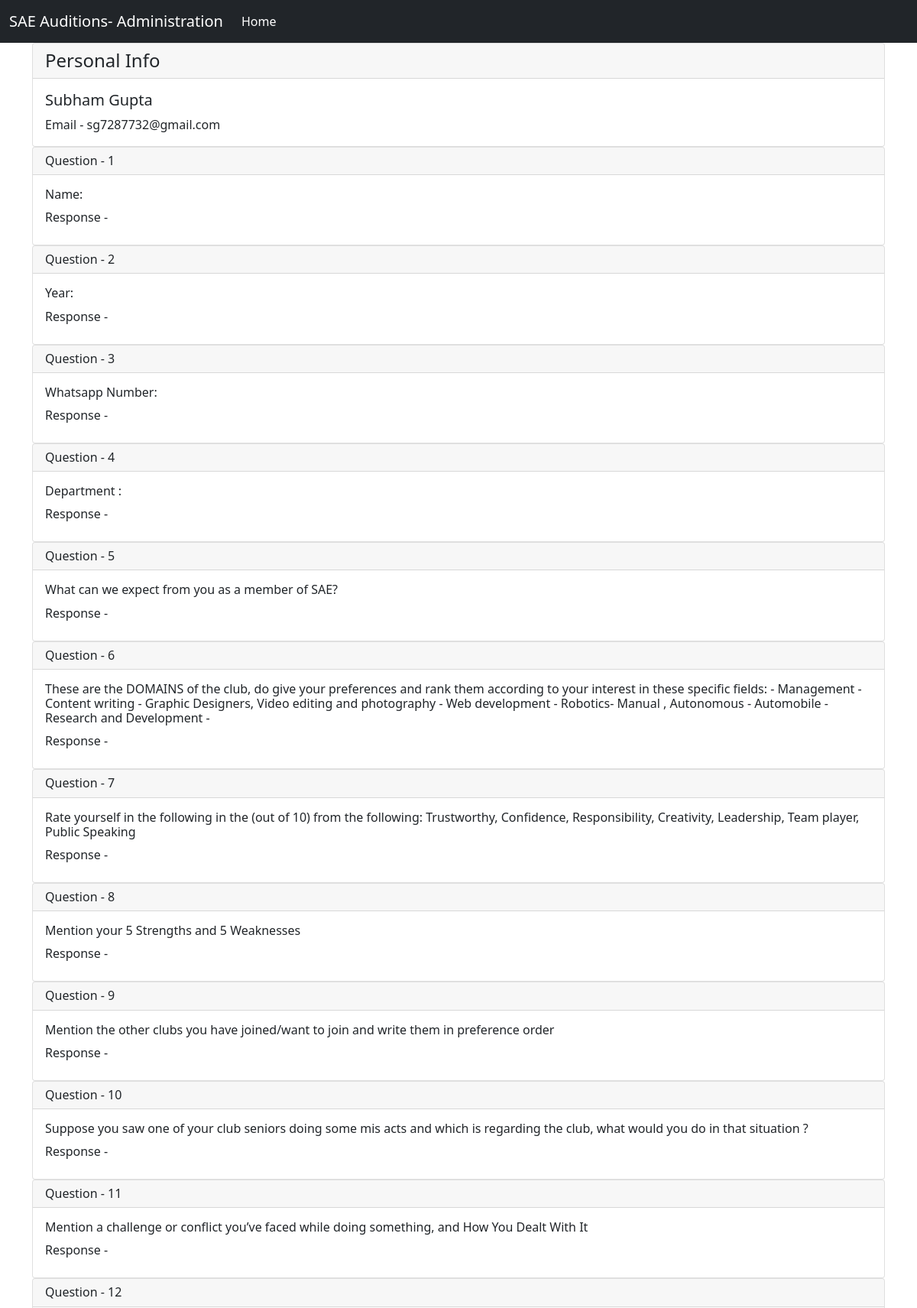
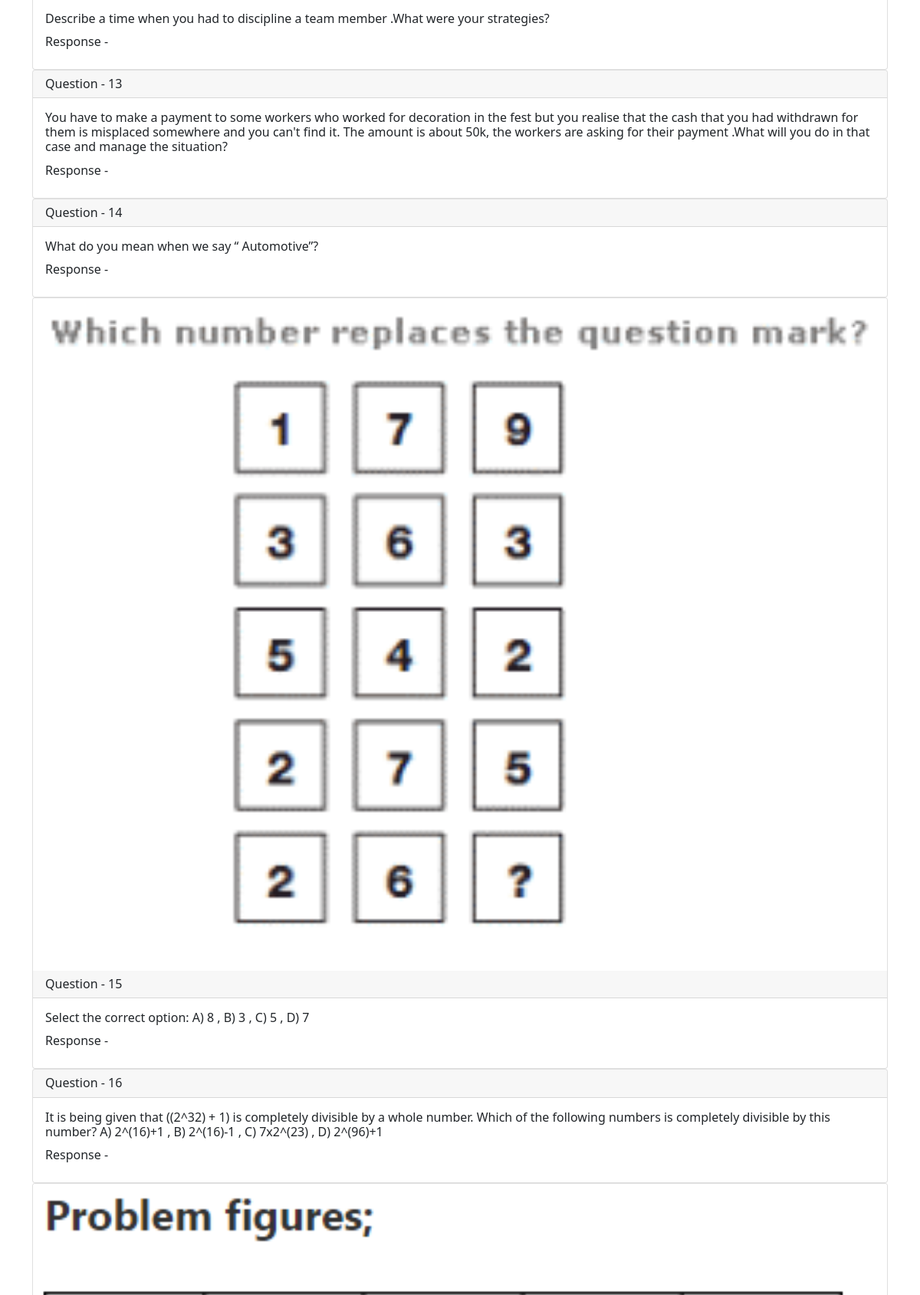
The page /administrator/response_detail/29 (upper part) on the database its author committed (2 pictures, top to bottom).
### accounts/models.py (models this page shows, shortened)
class Profile(models.Model):
    status = [
        (1,'NOT_EVALUATED'),
        (2,'EVALUATED'),
        (3,'ELIMINATED'),
    ]
    user = models.OneToOneField(User,on_delete=CASCADE)
    curr_round = models.IntegerField(default=1)
    current_status = models.IntegerField(choices=status,default=1)
    created_at = models.DateTimeField(auto_now_add=True)
    member= models.BooleanField(default=False)
    completed=models.BooleanField(default=False)

### response/models.py (models this page shows, shortened)
class Response(models.Model):
    question = models.ForeignKey(Question, on_delete=models.CASCADE)
    profile = models.ForeignKey(Profile, on_delete=models.CASCADE)
    response = models.CharField(max_length=500)

class Question(models.Model):
    ques_round = models.IntegerField(default=1, primary_key=True)
    types = [
        ('N', 'NORMAL'),
        ('I', 'IMAGE')
    ]
    question_type = models.CharField(max_length=1, choices=types)
    text = models.TextField(max_length=500)
    image = models.ImageField(upload_to='images/', blank=True)

### administrator/views.py (the view, shortened to what this page needs)
# urls.py: path('response_detail/<int:id>',views.response_detail,name='response_detail'),
def response_detail(request,id):
    profile = Profile.objects.get(id = id)
    response = Response.objects.filter(profile = profile)
    data = {}
    try:
        comments = Comment.objects.filter(profile=profile).order_by('-date_time')
        data['reviews'] = comments
    except:
        data['reviews'] = []
    data['profile'] = profile
    data['response'] = response
    return render(request,'administrator/detail.html',{'data':data})

### administrator/templates/administrator/detail.html (shortened to what this page needs)
{% extends 'base3.html' %}
{% block content %}
<div class="container">
  <div class="card">
    <h4 class="card-header">
      Personal Info
    </h4>
    <div class="card-body">
      <h5 class="card-title">{{data.profile.user.first_name}} {{data.profile.user.last_name}}</h5>
      <p class="card-text">Email - {{data.profile.user.email}}</p>
    </div>
  </div>
  <ul style="list-style:none ;margin:0;padding:0">
    {% for i in data.response %}
    <li>
      <div class="card">
        {% if i.question.image%}
          <img src="{{i.question.image.url}}" class="card-img-top" alt="question_image">
        {% endif %}
        <h6 class="card-header">
          Question - {{i.question.ques_round}}
        </h6>
        <div class="card-body">
          <h6 class="card-text">{{i.question.text}}</h6>
          <p class="card-title">Response - {{i.response}}</p>
        </div>
      </div>
    </li>
   {% endfor %}
  </ul>
</div>
{% endblock %}

### rows shown on the page
Profile: profile.user.first_name "Subham", profile.user.last_name "Gupta", profile.user.email "sg7287732@gmail.com"
Response: question.ques_round "1", question.text "Name:"
Response: question.ques_round "2", question.text "Year:"
Response: question.ques_round "3", question.text "Whatsapp Number:"
Response: question.ques_round "4", question.text "Department :"
Response: question.ques_round "5", question.text "What can we expect from you as a member of SAE?"
Response: question.ques_round "6", question.text "These are the DOMAINS of the club, do give your preferences and rank them according to your interest in these specific fields: - Management - Content writing - Graphic Designers, Video editing and photography - Web development - Robotics- Manual , Autonomous - Automobile - Research and Development -"
Response: question.ques_round "7", question.text "Rate yourself in the following in the (out of 10) from the following: Trustworthy, Confidence, Responsibility, Creativity, Leadership, Team player, Public Speaking"
Response: question.ques_round "8", question.text "Mention your 5 Strengths and 5 Weaknesses"
Response: question.ques_round "9", question.text "Mention the other clubs you have joined/want to join and write them in preference order"
Response: question.ques_round "10", question.text "Suppose you saw one of your club seniors doing some mis acts and which is regarding the club, what would you do in that situation ?"
Response: question.ques_round "11", question.text "Mention a challenge or conflict you’ve faced while doing something, and How You Dealt With It"
Response: question.ques_round "12", question.text "Describe a time when you had to discipline a team member .What were your strategies?"
Response: question.ques_round "13", question.text "You have to make a payment to some workers who worked for decoration in the fest but you realise that the cash that you had withdrawn for them is misplaced somewhere and you can't find it. The amount is about 50k, the workers are asking for their payment .What will you do in that case and manage the situation?"
Response: question.ques_round "14", question.text "What do you mean when we say “ Automotive”?"
Response: question.image (picture), question.ques_round "15", question.text "Select the correct option: A) 8 , B) 3 , C) 5 , D) 7"
Response: question.ques_round "16", question.text "It is being given that ((2^32) + 1) is completely divisible by a whole number. Which of the following numbers is completely divisible by this number? A) 2^(16)+1 , B) 2^(16)-1 , C) 7x2^(23) , D) 2^(96)+1"
Response: question.image (picture)
